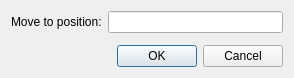
<?xml version="1.0" encoding="UTF-8"?>
<ui version="4.0">
 <class>MoveModDialog</class>
 <widget class="QDialog" name="MoveModDialog">
  <property name="geometry">
   <rect>
    <x>0</x>
    <y>0</y>
    <width>294</width>
    <height>78</height>
   </rect>
  </property>
  <property name="windowTitle">
   <string>Dialog</string>
  </property>
  <layout class="QGridLayout" name="gridLayout_2">
   <item row="0" column="0">
    <layout class="QGridLayout" name="gridLayout">
     <item row="0" column="0">
      <widget class="QLabel" name="label">
       <property name="toolTip">
        <string>The mods new position in the loadorder</string>
       </property>
       <property name="text">
        <string>Move to position:</string>
       </property>
      </widget>
     </item>
     <item row="0" column="1">
      <widget class="QLineEdit" name="target_field"/>
     </item>
    </layout>
   </item>
   <item row="1" column="0">
    <spacer name="verticalSpacer">
     <property name="orientation">
      <enum>Qt::Vertical</enum>
     </property>
     <property name="sizeHint" stdset="0">
      <size>
       <width>20</width>
       <height>0</height>
      </size>
     </property>
    </spacer>
   </item>
   <item row="2" column="0">
    <widget class="QDialogButtonBox" name="buttonBox">
     <property name="orientation">
      <enum>Qt::Horizontal</enum>
     </property>
     <property name="standardButtons">
      <set>QDialogButtonBox::Cancel|QDialogButtonBox::Ok</set>
     </property>
    </widget>
   </item>
  </layout>
 </widget>
 <resources/>
 <connections>
  <connection>
   <sender>buttonBox</sender>
   <signal>accepted()</signal>
   <receiver>MoveModDialog</receiver>
   <slot>accept()</slot>
   <hints>
    <hint type="sourcelabel">
     <x>248</x>
     <y>254</y>
    </hint>
    <hint type="destinationlabel">
     <x>157</x>
     <y>274</y>
    </hint>
   </hints>
  </connection>
  <connection>
   <sender>buttonBox</sender>
   <signal>rejected()</signal>
   <receiver>MoveModDialog</receiver>
   <slot>reject()</slot>
   <hints>
    <hint type="sourcelabel">
     <x>316</x>
     <y>260</y>
    </hint>
    <hint type="destinationlabel">
     <x>286</x>
     <y>274</y>
    </hint>
   </hints>
  </connection>
 </connections>
</ui>
